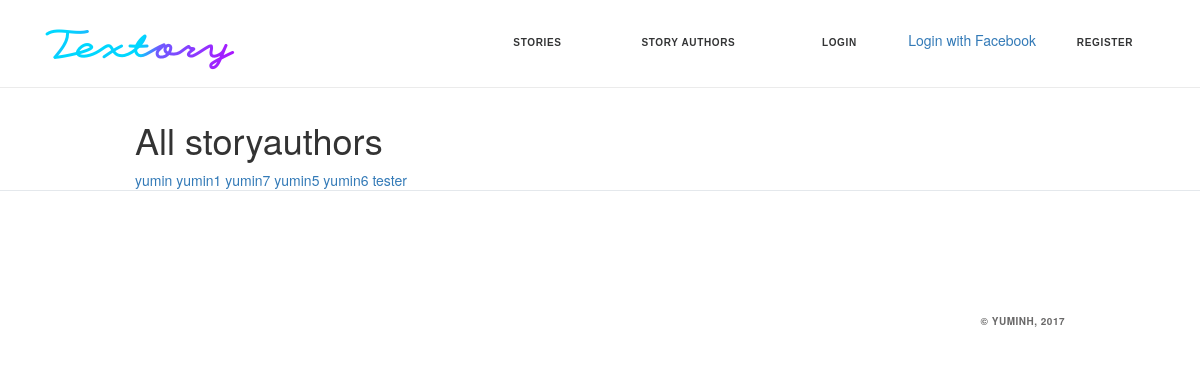
The app's page /storyauthors/ with its own data.
### story/models.py (models this page shows, shortened)
class StoryAuthor(models.Model):
    user = models.ForeignKey(User, on_delete=models.SET_NULL, null=True)
    def __str__(self):
        return self.user.username

### story/views.py (the view)
# urls.py: url(r'^storyauthors/$', views.StoryAuthorListView.as_view(), name='storyauthors'),
class StoryAuthorListView(generic.ListView):
    model = StoryAuthor

### story/templates/story/storyauthor_list.html (shortened to what this page needs)
{% extends 'story/base.html' %}
{% block body %}
  <div class="container">
    <h1>All storyauthors</h1>
    {% if storyauthor_list %}
      {% for author in storyauthor_list %}
        <a href="{% url 'storys_by_author' author.pk %}">{{ author }}</a>
      {% endfor %}
    {% else %}
      <p>There are no storyauthors yet.</p>
    {% endif %}
  </div>
{% endblock %}

### static/css/story.css (style rules this page uses)
.container { margin-top: 100px; padding: 0 300px; }

### story/templates/story/storyauthor_list.html (style rules this page uses)
.container { width: 960px; }

### records on screen
StoryAuthor: user.username "yumin"
StoryAuthor: user.username "yumin1"
StoryAuthor: user.username "yumin7"
StoryAuthor: user.username "yumin5"
StoryAuthor: user.username "yumin6"
StoryAuthor: user.username "tester"
